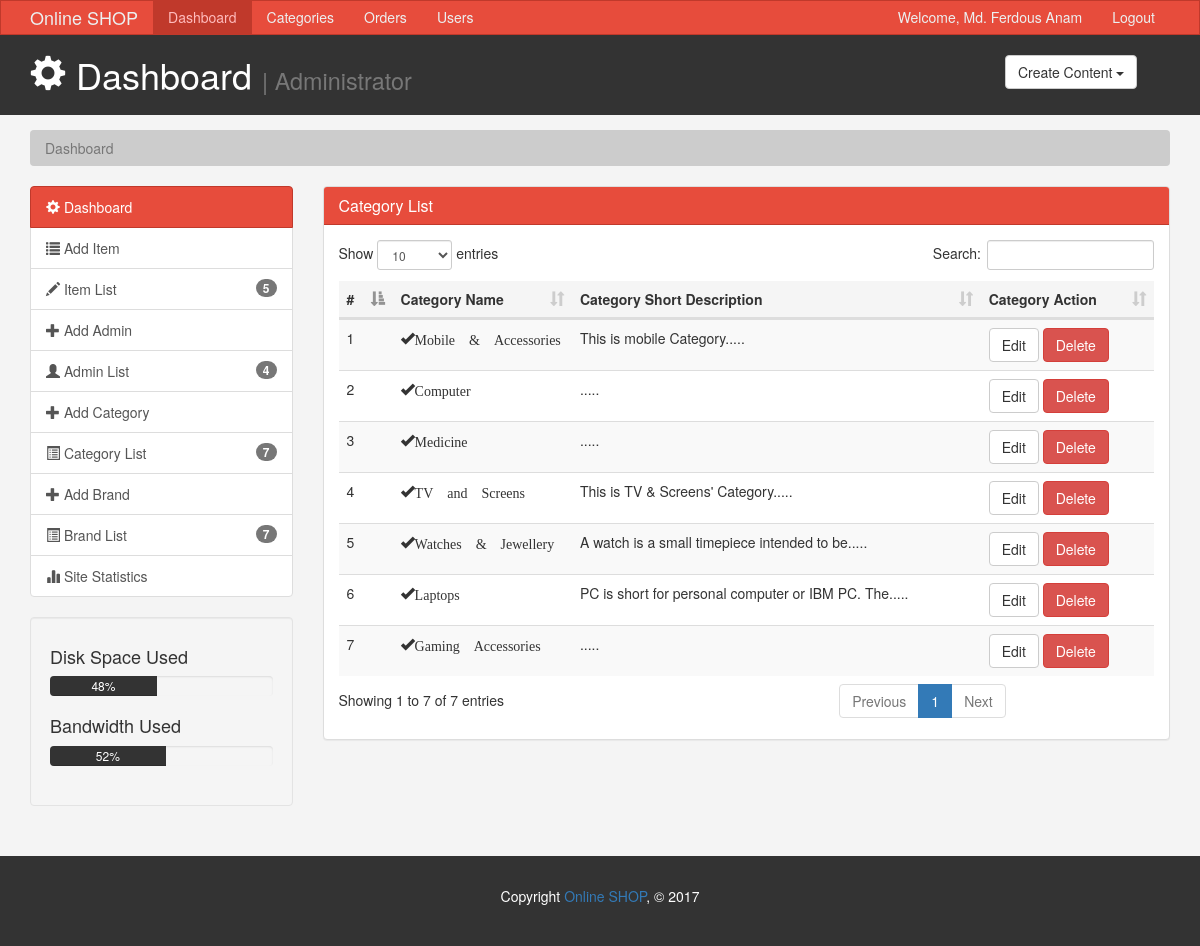
Page /admin/catlist.php (signed in) on the committed database.
### tables this page shows
CREATE TABLE `tbl_category` (
  `cat_id` int(11) NOT NULL,
  `cat_name` varchar(50) NOT NULL,
  `cat_img` varchar(255) NOT NULL,
  `cat_description` text NOT NULL,
  `top_cat` tinyint(4) NOT NULL
);

### lib/Database.php (called while the page is built, shortened)
<?php
Class Database{
 public $host   = DB_HOST;
 public $user   = DB_USER;
 public $pass   = DB_PASS;
 public $dbname = DB_NAME;
 public $link;
private function connectDB(){
 $this->link = new mysqli($this->host, $this->user, $this->pass,
  $this->dbname);
 }
public function select($query){
  $result = $this->link->query($query) or
   die($this->link->error.__LINE__);
  if($result->num_rows > 0){
    return $result;
  } else {
    return false;
  }
 }
}

### classes/Category.php (called while the page is built, shortened)
<?php
	$filepath = realpath(dirname(__FILE__));
	include_once($filepath.'/../lib/Database.php');
	include_once ($filepath.'/../helpers/Format.php');
?>
<?php
class Category
{
	private $db;
	public function __construct()
	{
		$this->db = new Database();
	}
	public function getAllCat()
	{
		$query = "SELECT * FROM tbl_category ORDER BY cat_id DESC";
		$result = $this->db->select($query);
		return $result;
	}
}
?>

### helpers/Format.php (called while the page is built, shortened)
<?php
class Format{
 public function textShorten($text, $limit = 400){
  $text = $text. " ";
  $text = substr($text, 0, $limit);
  $text = substr($text, 0, strrpos($text, ' '));
  $text = $text.".....";
  return $text;
 }
}
?>

### admin/catlist.php (the view, shortened to what this page needs)
<?php include 'inc/header.php';?>
<?php include 'inc/sidebar.php';?>
<?php include_once '../classes/Category.php'; ?>
<?php
    $cat = new Category();
?>
<div class="col-md-9">
            <div class="panel panel-default">
              <div class="panel-heading main-color-bg">
                <h3 class="panel-title">Category List</h3>
              </div>
              <div class="panel-body">
                <table class="table table-striped table-hover" id="tablelist">
                      <thead>
                      <tr class="active">
                        <th>#</th>
                        <th>Category Name</th>
                        <th>Category Short Description</th>
                        <th>Category Action</th>
                      </tr>
                      </thead>
                      <tbody>
                      <?php
                        $getCat = $cat->getAllCat();
                        if ($getCat) {
                          while ($result = $getCat->fetch_assoc()) {
                       ?>
                      <tr>
                        <td><?php echo $result['cat_id']; ?></td>
                        <td><span class="glyphicon glyphicon-ok" aria-hidden="true"><?php echo $result['cat_name']; ?></span></td>
                        <td><?php echo $fm->textShorten($result['cat_description'], 50); ?></td>
                        <td><a class="btn btn-default" href="catedit.php?cat_id=<?php echo $result['cat_id']; ?>">Edit</a> <a class="btn btn-danger" onclick="return confirm('Are you sure to delete the data!')" href="?catDelete=<?php echo $result['cat_id']; ?>">Delete</a></td>
                      </tr>
                      <?php
                          }
                        }
                      ?>
                      </tbody>
                    </table>
              </div>
              </div>
<?php include 'inc/footer.php';?>

### admin/css/style.css (style rules this page uses)
body { background:#f4f4f4; }
.main-color-bg { background-color: #e74c3c !important; border-color: #c0392b !important; color:#ffffff !important; }

### rows in the picture
tbl_category: cat_id "7", cat_name "Gaming Accessories", cat_description "....."
tbl_category: cat_id "6", cat_name "Laptops", cat_description "PC is short for personal computer or IBM PC. The....."
tbl_category: cat_id "5", cat_name "Watches & Jewellery", cat_description "A watch is a small timepiece intended to be....."
tbl_category: cat_id "4", cat_name "TV and Screens", cat_description "This is TV & Screens' Category....."
tbl_category: cat_id "3", cat_name "Medicine", cat_description "....."
tbl_category: cat_id "2", cat_name "Computer", cat_description "....."
tbl_category: cat_id "1", cat_name "Mobile & Accessories", cat_description "This is mobile Category....."

### other values in the picture
Session::get('admin_name') "Md. Ferdous Anam"
$totalProduct "5"
$totalAdmin "4"
$totalCategory "7"
$totalBrand "7"
